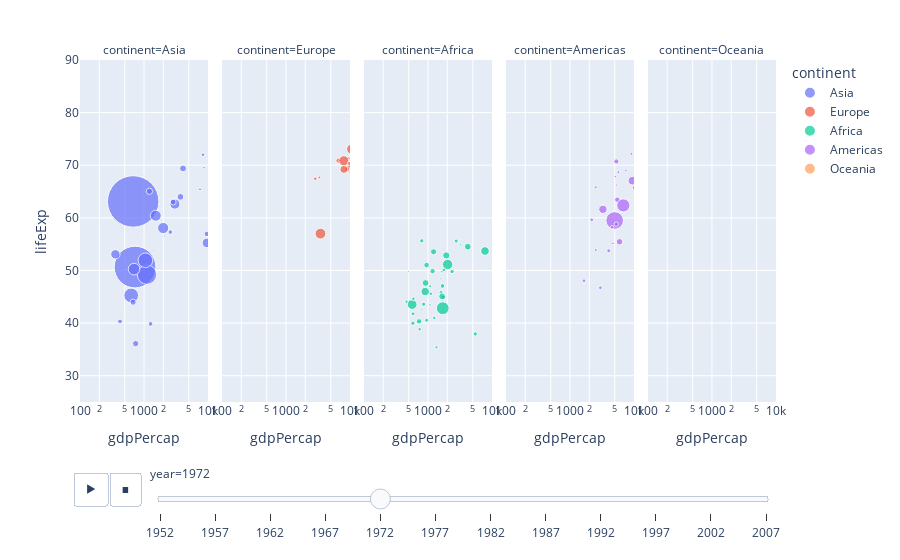

Notebook source saved alongside this figure:
### Code cell
import plotly.express as px
df = px.data.gapminder()
fig = px.scatter(df, x= "gdpPercap",y= "lifeExp", animation_frame= "year", animation_group= "country",
                 size="pop", color="continent", hover_name="country", facet_col="continent",
                 log_x= True, size_max= 45, range_x= [100,10000], range_y= [25,90])
fig.show()

### Figure 1 — Plotly figure (JSON) as saved in the notebook; plotly's stock layout.template omitted (floating-point values rounded to 4 significant figures)
{"data": [{"hovertemplate": "<b>%{hovertext}</b><br><br>continent=Asia<br>year=1972<br>gdpPercap=%{x}<br>lifeExp=%{y}<br>pop=%{marker.size}<extra></extra>", "hovertext": ["Afghanistan", "Bahrain", "Bangladesh", "Cambodia", "China", "Hong Kong, China", "India", "Indonesia", "Iran", "Iraq", "Israel", "Japan", "Jordan", "Korea, Dem. Rep.", "Korea, Rep.", "Kuwait", "Lebanon", "Malaysia", "Mongolia", "Myanmar", "Nepal", "Oman", "Pakistan", "Philippines", "Saudi Arabia", "Singapore", "Sri Lanka", "Syria", "Taiwan", "Thailand", "Vietnam", "West Bank and Gaza", "Yemen, Rep."], "ids": ["Afghanistan", "Bahrain", "Bangladesh", "Cambodia", "China", "Hong Kong, China", "India", "Indonesia", "Iran", "Iraq", "Israel", "Japan", "Jordan", "Korea, Dem. Rep.", "Korea, Rep.", "Kuwait", "Lebanon", "Malaysia", "Mongolia", "Myanmar", "Nepal", "Oman", "Pakistan", "Philippines", "Saudi Arabia", "Singapore", "Sri Lanka", "Syria", "Taiwan", "Thailand", "Vietnam", "West Bank and Gaza", "Yemen, Rep."], "legendgroup": "Asia", "marker": {"color": "#636efa", "size": [13079460, 230800, 70759295, 7450606, 862030000, 4115700, 567000000, 121282000, 30614000, 10061506, 3095893, 107188273, 1613551, 14781241, 33505000, 841934, 2680018, 11441462, 1320500, 28466390, 12412593, 829050, 69325921, 40850141, 6472756, 2152400, 13016733, 6701172, 15226039, 39276153, 44655014, 1089572, 7407075], "sizemode": "area", "sizeref": 651200.0, "symbol": "circle"}, "mode": "markers", "name": "Asia", "orientation": "v", "showlegend": true, "type": "scatter", "x": [740.0, 18270.0, 630.2, 421.6, 676.9, 8316.0, 724.0, 1111.0, 9614.0, 9576.0, 12790.0, 14780.0, 2111.0, 3702.0, 3031.0, 109300.0, 7486.0, 2849.0, 1422.0, 357, 674.8, 10620.0, 1050.0, 1989.0, 24840.0, 8598.0, 1213.0, 2571.0, 4063.0, 1524.0, 699.5, 3133.0, 1265.0], "xaxis": "x", "y": [36.09, 63.3, 45.25, 40.32, 63.12, 72, 50.65, 49.2, 55.23, 56.95, 71.63, 73.42, 56.53, 63.98, 62.61, 67.71, 65.42, 63.01, 53.75, 53.07, 43.97, 52.14, 51.93, 58.06, 53.89, 69.52, 65.04, 57.3, 69.39, 60.41, 50.25, 56.53, 39.85], "yaxis": "y"}, {"hovertemplate": "<b>%{hovertext}</b><br><br>continent=Europe<br>year=1972<br>gdpPercap=%{x}<br>lifeExp=%{y}<br>pop=%{marker.size}<extra></extra>", "hovertext": ["Albania", "Austria", "Belgium", "Bosnia and Herzegovina", "Bulgaria", "Croatia", "Czech Republic", "Denmark", "Finland", "France", "Germany", "Greece", "Hungary", "Iceland", "Ireland", "Italy", "Montenegro", "Netherlands", "Norway", "Poland", "Portugal", "Romania", "Serbia", "Slovak Republic", "Slovenia", "Spain", "Sweden", "Switzerland", "Turkey", "United Kingdom"], "ids": ["Albania", "Austria", "Belgium", "Bosnia and Herzegovina", "Bulgaria", "Croatia", "Czech Republic", "Denmark", "Finland", "France", "Germany", "Greece", "Hungary", "Iceland", "Ireland", "Italy", "Montenegro", "Netherlands", "Norway", "Poland", "Portugal", "Romania", "Serbia", "Slovak Republic", "Slovenia", "Spain", "Sweden", "Switzerland", "Turkey", "United Kingdom"], "legendgroup": "Europe", "marker": {"color": "#EF553B", "size": [2263554, 7544201, 9709100, 3819000, 8576200, 4225310, 9862158, 4991596, 4639657, 51732000, 78717088, 8888628, 10394091, 209275, 3024400, 54365564, 527678, 13329874, 3933004, 33039545, 8970450, 20662648, 8313288, 4593433, 1694510, 34513161, 8122293, 6401400, 37492953, 56079000], "sizemode": "area", "sizeref": 651200.0, "symbol": "circle"}, "mode": "markers", "name": "Europe", "orientation": "v", "showlegend": true, "type": "scatter", "x": [3313.0, 16660.0, 16670.0, 2860.0, 6597.0, 9164.0, 13110.0, 18870.0, 14360.0, 16110.0, 18020.0, 12720.0, 10170.0, 15800.0, 9531.0, 12270.0, 7778.0, 18790.0, 18970.0, 8007.0, 9022.0, 8011.0, 10520.0, 9674.0, 12380.0, 10640.0, 17830.0, 27200.0, 3451.0, 15900.0], "xaxis": "x2", "y": [67.69, 70.63, 71.44, 67.45, 70.9, 69.61, 70.29, 73.47, 70.87, 72.38, 71, 72.34, 69.76, 74.46, 71.28, 72.19, 70.64, 73.75, 74.34, 70.85, 69.26, 69.21, 68.7, 70.35, 69.82, 73.06, 74.72, 73.78, 57.01, 72.01], "yaxis": "y2"}, {"hovertemplate": "<b>%{hovertext}</b><br><br>continent=Africa<br>year=1972<br>gdpPercap=%{x}<br>lifeExp=%{y}<br>pop=%{marker.size}<extra></extra>", "hovertext": ["Algeria", "Angola", "Benin", "Botswana", "Burkina Faso", "Burundi", "Cameroon", "Central African Republic", "Chad", "Comoros", "Congo, Dem. Rep.", "Congo, Rep.", "Cote d'Ivoire", "Djibouti", "Egypt", "Equatorial Guinea", "Eritrea", "Ethiopia", "Gabon", "Gambia", "Ghana", "Guinea", "Guinea-Bissau", "Kenya", "Lesotho", "Liberia", "Libya", "Madagascar", "Malawi", "Mali", "Mauritania", "Mauritius", "Morocco", "Mozambique", "Namibia", "Niger", "Nigeria", "Reunion", "Rwanda", "Sao Tome and Principe", "Senegal", "Sierra Leone", "Somalia", "South Africa", "Sudan", "Swaziland", "Tanzania", "Togo", "Tunisia", "Uganda", "Zambia", "Zimbabwe"], "ids": ["Algeria", "Angola", "Benin", "Botswana", "Burkina Faso", "Burundi", "Cameroon", "Central African Republic", "Chad", "Comoros", "Congo, Dem. Rep.", "Congo, Rep.", "Cote d'Ivoire", "Djibouti", "Egypt", "Equatorial Guinea", "Eritrea", "Ethiopia", "Gabon", "Gambia", "Ghana", "Guinea", "Guinea-Bissau", "Kenya", "Lesotho", "Liberia", "Libya", "Madagascar", "Malawi", "Mali", "Mauritania", "Mauritius", "Morocco", "Mozambique", "Namibia", "Niger", "Nigeria", "Reunion", "Rwanda", "Sao Tome and Principe", "Senegal", "Sierra Leone", "Somalia", "South Africa", "Sudan", "Swaziland", "Tanzania", "Togo", "Tunisia", "Uganda", "Zambia", "Zimbabwe"], "legendgroup": "Africa", "marker": {"color": "#00cc96", "size": [14760787, 5894858, 2761407, 619351, 5433886, 3529983, 7021028, 1927260, 3899068, 250027, 23007669, 1340458, 6071696, 178848, 34807417, 277603, 2260187, 30770372, 537977, 517101, 9354120, 3811387, 625361, 12044785, 1116779, 1482628, 2183877, 7082430, 4730997, 5828158, 1332786, 851334, 16660670, 9809596, 821782, 5060262, 53740085, 461633, 3992121, 76595, 4588696, 2879013, 3840161, 23935810, 14597019, 480105, 14706593, 2056351, 5303507, 10190285, 4506497, 5861135], "sizemode": "area", "sizeref": 651200.0, "symbol": "circle"}, "mode": "markers", "name": "Africa", "orientation": "v", "showlegend": true, "type": "scatter", "x": [4183.0, 5473.0, 1086.0, 2264.0, 854.7, 464.1, 1684.0, 1070.0, 1104.0, 1938.0, 904.9, 3213.0, 2378.0, 3694.0, 2024.0, 672.4, 514.3, 566.2, 11400.0, 756.1, 1178.0, 741.7, 820.2, 1222.0, 496.6, 803.0, 21010.0, 1749.0, 584.6, 581.4, 1587.0, 2575.0, 1930.0, 724.9, 3746.0, 954.2, 1698.0, 5048.0, 590.6, 1533.0, 1598.0, 1354.0, 1255.0, 7766.0, 1660.0, 3365.0, 916.0, 1650.0, 2753.0, 950.7, 1773.0, 799.4], "xaxis": "x3", "y": [54.52, 37.93, 47.01, 56.02, 43.59, 44.06, 47.05, 43.46, 45.57, 48.94, 45.99, 54.91, 49.8, 44.37, 51.14, 40.52, 44.14, 43.52, 48.69, 38.31, 49.88, 38.84, 36.49, 53.56, 49.77, 42.61, 52.77, 44.85, 41.77, 39.98, 48.44, 62.94, 52.86, 40.33, 53.87, 40.55, 42.82, 64.27, 44.6, 56.48, 45.81, 35.4, 40.97, 53.7, 45.08, 49.55, 47.62, 49.76, 55.6, 51.02, 50.11, 55.63], "yaxis": "y3"}, {"hovertemplate": "<b>%{hovertext}</b><br><br>continent=Americas<br>year=1972<br>gdpPercap=%{x}<br>lifeExp=%{y}<br>pop=%{marker.size}<extra></extra>", "hovertext": ["Argentina", "Bolivia", "Brazil", "Canada", "Chile", "Colombia", "Costa Rica", "Cuba", "Dominican Republic", "Ecuador", "El Salvador", "Guatemala", "Haiti", "Honduras", "Jamaica", "Mexico", "Nicaragua", "Panama", "Paraguay", "Peru", "Puerto Rico", "Trinidad and Tobago", "United States", "Uruguay", "Venezuela"], "ids": ["Argentina", "Bolivia", "Brazil", "Canada", "Chile", "Colombia", "Costa Rica", "Cuba", "Dominican Republic", "Ecuador", "El Salvador", "Guatemala", "Haiti", "Honduras", "Jamaica", "Mexico", "Nicaragua", "Panama", "Paraguay", "Peru", "Puerto Rico", "Trinidad and Tobago", "United States", "Uruguay", "Venezuela"], "legendgroup": "Americas", "marker": {"color": "#ab63fa", "size": [24779799, 4565872, 100840058, 22284500, 9717524, 22542890, 1834796, 8831348, 4671329, 6298651, 3790903, 5149581, 4698301, 2965146, 1997616, 55984294, 2182908, 1616384, 2614104, 13954700, 2847132, 975199, 209896000, 2829526, 11515649], "sizemode": "area", "sizeref": 651200.0, "symbol": "circle"}, "mode": "markers", "name": "Americas", "orientation": "v", "showlegend": true, "type": "scatter", "x": [9443.0, 2980.0, 4986.0, 18970.0, 5494.0, 3265.0, 5118.0, 5305.0, 2190.0, 5281.0, 4520.0, 4031.0, 1654.0, 2530.0, 7434.0, 6809.0, 4689.0, 5364.0, 2523.0, 5938.0, 9123.0, 6620.0, 21810.0, 5703.0, 10510.0], "xaxis": "x4", "y": [67.06, 46.71, 59.5, 72.88, 63.44, 61.62, 67.85, 70.72, 59.63, 58.8, 58.21, 53.74, 48.04, 53.88, 69, 62.36, 55.15, 66.22, 65.81, 55.45, 72.16, 65.9, 71.34, 68.67, 65.71], "yaxis": "y4"}, {"hovertemplate": "<b>%{hovertext}</b><br><br>continent=Oceania<br>year=1972<br>gdpPercap=%{x}<br>lifeExp=%{y}<br>pop=%{marker.size}<extra></extra>", "hovertext": ["Australia", "New Zealand"], "ids": ["Australia", "New Zealand"], "legendgroup": "Oceania", "marker": {"color": "#FFA15A", "size": [13177000, 2929100], "sizemode": "area", "sizeref": 651200.0, "symbol": "circle"}, "mode": "markers", "name": "Oceania", "orientation": "v", "showlegend": true, "type": "scatter", "x": [16790.0, 16050.0], "xaxis": "x5", "y": [71.93, 71.89], "yaxis": "y5"}], "layout": {"annotations": [{"font": {}, "showarrow": false, "text": "continent=Asia", "x": 0.092, "xanchor": "center", "xref": "paper", "y": 1, "yanchor": "bottom", "yref": "paper"}, {"font": {}, "showarrow": false, "text": "continent=Europe", "x": 0.296, "xanchor": "center", "xref": "paper", "y": 1, "yanchor": "bottom", "yref": "paper"}, {"font": {}, "showarrow": false, "text": "continent=Africa", "x": 0.5, "xanchor": "center", "xref": "paper", "y": 1, "yanchor": "bottom", "yref": "paper"}, {"font": {}, "showarrow": false, "text": "continent=Americas", "x": 0.704, "xanchor": "center", "xref": "paper", "y": 1, "yanchor": "bottom", "yref": "paper"}, {"font": {}, "showarrow": false, "text": "continent=Oceania", "x": 0.908, "xanchor": "center", "xref": "paper", "y": 1, "yanchor": "bottom", "yref": "paper"}], "autosize": true, "legend": {"itemsizing": "constant", "title": {"text": "continent"}, "tracegroupgap": 0}, "margin": {"t": 60}, "sliders": [{"active": 4, "currentvalue": {"prefix": "year="}, "len": 0.9, "pad": {"b": 10, "t": 60}, "steps": [{"args": [["1952"], {"frame": {"duration": 0, "redraw": false}, "fromcurrent": true, "mode": "immediate", "transition": {"duration": 0, "easing": "linear"}}], "label": "1952", "method": "animate"}, {"args": [["1957"], {"frame": {"duration": 0, "redraw": false}, "fromcurrent": true, "mode": "immediate", "transition": {"duration": 0, "easing": "linear"}}], "label": "1957", "method": "animate"}, {"args": [["1962"], {"frame": {"duration": 0, "redraw": false}, "fromcurrent": true, "mode": "immediate", "transition": {"duration": 0, "easing": "linear"}}], "label": "1962", "method": "animate"}, {"args": [["1967"], {"frame": {"duration": 0, "redraw": false}, "fromcurrent": true, "mode": "immediate", "transition": {"duration": 0, "easing": "linear"}}], "label": "1967", "method": "animate"}, {"args": [["1972"], {"frame": {"duration": 0, "redraw": false}, "fromcurrent": true, "mode": "immediate", "transition": {"duration": 0, "easing": "linear"}}], "label": "1972", "method": "animate"}, {"args": [["1977"], {"frame": {"duration": 0, "redraw": false}, "fromcurrent": true, "mode": "immediate", "transition": {"duration": 0, "easing": "linear"}}], "label": "1977", "method": "animate"}, {"args": [["1982"], {"frame": {"duration": 0, "redraw": false}, "fromcurrent": true, "mode": "immediate", "transition": {"duration": 0, "easing": "linear"}}], "label": "1982", "method": "animate"}, {"args": [["1987"], {"frame": {"duration": 0, "redraw": false}, "fromcurrent": true, "mode": "immediate", "transition": {"duration": 0, "easing": "linear"}}], "label": "1987", "method": "animate"}, {"args": [["1992"], {"frame": {"duration": 0, "redraw": false}, "fromcurrent": true, "mode": "immediate", "transition": {"duration": 0, "easing": "linear"}}], "label": "1992", "method": "animate"}, {"args": [["1997"], {"frame": {"duration": 0, "redraw": false}, "fromcurrent": true, "mode": "immediate", "transition": {"duration": 0, "easing": "linear"}}], "label": "1997", "method": "animate"}, {"args": [["2002"], {"frame": {"duration": 0, "redraw": false}, "fromcurrent": true, "mode": "immediate", "transition": {"duration": 0, "easing": "linear"}}], "label": "2002", "method": "animate"}, {"args": [["2007"], {"frame": {"duration": 0, "redraw": false}, "fromcurrent": true, "mode": "immediate", "transition": {"duration": 0, "easing": "linear"}}], "label": "2007", "method": "animate"}], "x": 0.1, "xanchor": "left", "y": 0, "yanchor": "top"}], "updatemenus": [{"active": 1, "buttons": [{"args": [null, {"frame": {"duration": 500, "redraw": false}, "fromcurrent": true, "mode": "immediate", "transition": {"duration": 500, "easing": "linear"}}], "label": "&#9654;", "method": "animate"}, {"args": [[null], {"frame": {"duration": 0, "redraw": false}, "fromcurrent": true, "mode": "immediate", "transition": {"duration": 0, "easing": "linear"}}], "label": "&#9724;", "method": "animate"}], "direction": "left", "pad": {"r": 10, "t": 70}, "showactive": false, "type": "buttons", "x": 0.1, "xanchor": "right", "y": 0, "yanchor": "top"}], "xaxis": {"anchor": "y", "domain": [0, 0.184], "range": [2, 4], "title": {"text": "gdpPercap"}, "type": "log"}, "xaxis2": {"anchor": "y2", "domain": [0.204, 0.388], "matches": "x", "range": [2, 4], "title": {"text": "gdpPercap"}, "type": "log"}, "xaxis3": {"anchor": "y3", "domain": [0.408, 0.592], "matches": "x", "range": [2, 4], "title": {"text": "gdpPercap"}, "type": "log"}, "xaxis4": {"anchor": "y4", "domain": [0.612, 0.796], "matches": "x", "range": [2, 4], "title": {"text": "gdpPercap"}, "type": "log"}, "xaxis5": {"anchor": "y5", "domain": [0.816, 1], "matches": "x", "range": [2, 4], "title": {"text": "gdpPercap"}, "type": "log"}, "yaxis": {"anchor": "x", "domain": [0, 1], "range": [25, 90], "title": {"text": "lifeExp"}, "type": "linear"}, "yaxis2": {"anchor": "x2", "domain": [0, 1], "matches": "y", "showticklabels": false, "type": "linear"}, "yaxis3": {"anchor": "x3", "domain": [0, 1], "matches": "y", "showticklabels": false, "type": "linear"}, "yaxis4": {"anchor": "x4", "domain": [0, 1], "matches": "y", "showticklabels": false, "type": "linear"}, "yaxis5": {"anchor": "x5", "domain": [0, 1], "matches": "y", "showticklabels": false, "type": "linear"}}}
